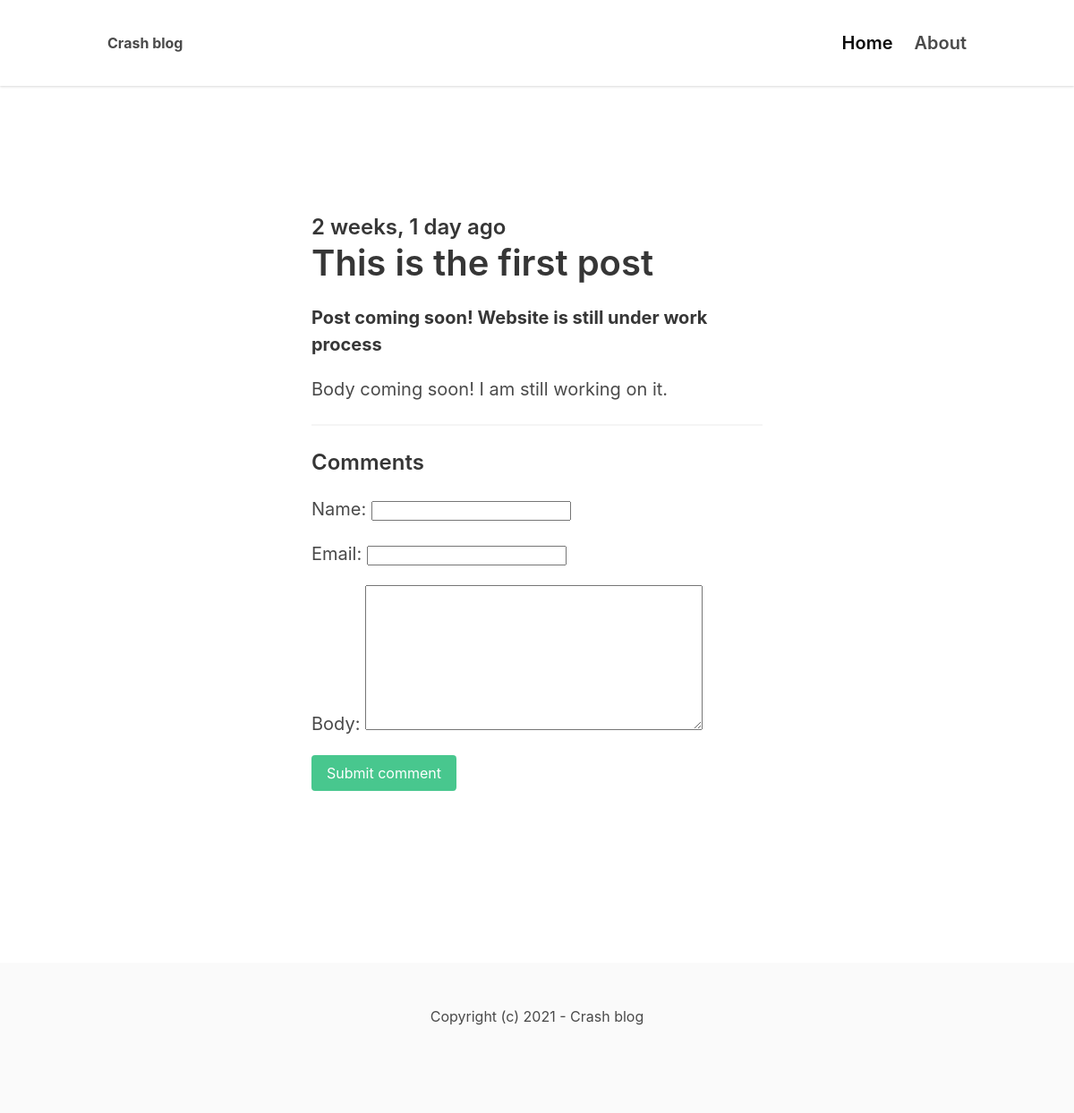
Screenshot of /Post2/ with the database file from the repository.
### alaye_blog/models.py (models this page shows, shortened)
class Post(models.Model):
    title = models.CharField(max_length = 255)
    slug = models.SlugField()
    intro = models.TextField()
    body = models.TextField()
    created_at = models.DateTimeField(auto_now_add = True)
    class Meta:
        ordering = ('-created_at',)

### alaye_blog/views.py (the view)
# urls.py: path('<slug:slug>/', views.detail, name='Post_detail'),
def detail(request, slug):
    post = get_object_or_404(Post, slug=slug)
    if request.method == 'POST':
        form = CommentForm(request.POST)
        if form.is_valid():
            comment = form.save(commit=False)
            comment.post=post
            comment.save()
            return redirect('Post_detail', slug = slug)
    else:
        form = CommentForm()
    return render(request, 'alaye_blog/detail.html', {'post':post, 'form':form})

### alaye_blog/forms.py
class CommentForm(forms.ModelForm):
    class Meta:
        model = Comment
        fields = ('name','email', 'body')

### alaye_blog/templates/alaye_blog/detail.html (shortened to what this page needs)
{% extends 'core/base.html' %}
{% block content %}
<section class="hero">
    <div class="hero-body">
        <div class="container">
            <section class="section">
                <div class="columns">
                    <div class="column is-8 is-offset-2">
                        <div class="content is-medium">
                    <h2 class="subtitle is-4">{{ post.created_at|timesince }} ago</h2>
                    <h1 class="title">{{ post.title }}</h1>
                    <p><strong>{{ post.intro }}</strong></p>
                    <p>{{ post.body }}</p>
                            <hr>
              <h2 class="subtitle is-4">Comments</h2>
              <form method="POST" class="mb-6">
                      {{ form.as_p }}
                      <div class="field">
                      <div class="control">
                    <button class="button is-success">Submit comment</button>
                                    </div>
                                </div>
                            </form>
                        </div>
                    </div>
                </div>
            </section>
        </div>
    </div>
</section>
{% endblock %}

### rows the page displays
Post: created_at "2 weeks, 1 day", title "This is the first post", intro "Post coming soon! Website is still under work process", body "Body coming soon! I am still working on it."
